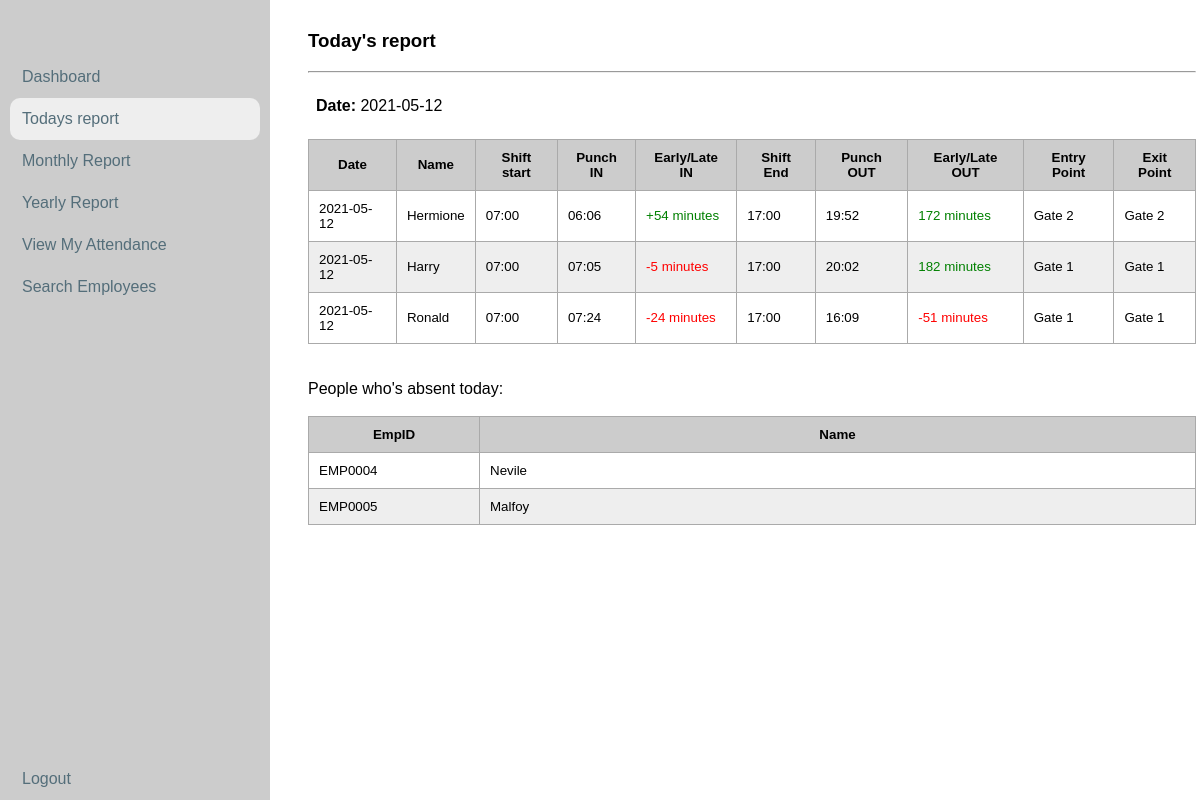
/report-today.php (signed in), run on the app's committed database.
### tables this page shows
CREATE TABLE `attendance_log` (
  `id` int(11) NOT NULL,
  `employee_id` varchar(255) NOT NULL,
  `punch_time` datetime(6) NOT NULL,
  `punch_type` varchar(11) NOT NULL,
  `gate_number` varchar(255) NOT NULL,
  `punch_date` date NOT NULL
);

CREATE TABLE `employees` (
  `id` int(11) NOT NULL,
  `employee_id` varchar(255) NOT NULL,
  `employee_name` varchar(255) NOT NULL,
  `employee_role` varchar(255) NOT NULL,
  `password` varchar(255) NOT NULL,
  `address` text NOT NULL
);

### includes/functions.php (the view, shortened to what this page needs)
<?php
function getAllEmployees($db){
  try {
    $stmt = $db->query('SELECT * FROM employees');
    $employee_ids = array();
    if ($stmt->rowCount() > 0) {
      while ($row = $stmt->fetch()) {
        array_push($employee_ids, $row['employee_id']);
      }
    }
    return $employee_ids;
  } catch(PDOException $e) {
    echo $e->getMessage();
  }
}
function getEmployeeName($db, $employee_id){
  try {
    $stmt = $db->prepare('SELECT * FROM employees WHERE employee_id = :employee_id');
    $stmt->execute(array(
      ':employee_id' => strip_tags($employee_id)
    ));
    $name = $stmt->fetch();
    return $name['employee_name'];
  } catch(PDOException $e) {
    echo $e->getMessage();
  }
}
function getDailyStats($db, $day){
  try {
    $stmt = $db->prepare('SELECT * FROM attendance_log WHERE punch_date = :punch_date AND punch_type = :type');
    $stmt->execute(array(
      ':punch_date' => date('Y-m-d'),
      ':type' => 'IN',
    ));
    $data = '
        <table class="table table-bordered table-sm">
          <thead>
            <tr>
              <th>Date</th>
              <th>Name</th>
              <th>Shift start</th>
              <th>Punch IN</th>
              <th>Early/Late IN</th>
              <th>Shift End</th>
              <th>Punch OUT</th>
              <th>Early/Late OUT</th>
              <th>Entry Point</th>
              <th>Exit Point</th>
            </tr>
          </thead>
          <tbody>
    ';
    while ($row = $stmt->fetch()) {
      $in = date_create(getInPunchTime($db, $row['employee_id'], $row['punch_date']));
      $in = date_format($in, 'H:i');
      if (getOutPunchTime($db, $row['employee_id'], $row['punch_date']) != 'Working') {
        $out = date_create(getOutPunchTime($db, $row['employee_id'], $row['punch_date']));
        $out = date_format($out, 'H:i');
      }else{
        $out = 'Working';
      }
      $shift_start = strtotime('07:00:00');
      $shift_end = strtotime('17:00:00');
      $in_diff = round((strtotime($in) - $shift_start) / 60);
      if ($in_diff < 0) {
        $in_diff = abs($in_diff);
        $in_diff = '<font color="green">+'.$in_diff.' minutes</font>';
      }else{
        $in_diff = -$in_diff;
        $in_diff = '<font color="red">'.$in_diff.' minutes</font>';
      }
      if ($out != 'Working') {
        $out_diff = round((strtotime($out) - $shift_end) / 60);
        if ($out_diff < 0) {
          $out_diff = '<font color="red">'.$out_diff.' minutes</font>';
        }else{
          $out_diff = '<font color="green">'.$out_diff.' minutes</font>';
        }
      }else{
        $out_diff = 'Working';
      }
      $data .= '
      <tr>
        <td>'.$row['punch_date'].'</td>
        <td>'.getEmployeeName($db, $row['employee_id']).'</td>
        <td>07:00</td>
        <td>'.$in.'</td>
        <td>'.$in_diff.'</td>
        <td>17:00</td>
        <td>'.$out.'</td>
        <td>'.$out_diff.'</td>
        <td>Gate '.$row['gate_number'].'</td>
        <td>Gate '.$row['gate_number'].'</td>
      </tr>
    ';
    }
    $data .= '</tbody></table><br><br>';
    $data .= getAbsent($db);
    return $data;
  } catch(PDOException $e) {
    echo $e->getMessage();
  }
}
function getAbsent($db){
  try {
    $stmt = $db->prepare('SELECT * FROM attendance_log WHERE punch_date = :punch_date AND punch_type = :type');
    $stmt->execute(array(
      ':punch_date' => date('Y-m-d'),
      ':type' => 'IN',
    ));
    $present = array();
    $all_employees = getAllEmployees($db);
    while ($row = $stmt->fetch()) {
      array_push($present, $row['employee_id']);
    }
    $absent = array_diff($all_employees, $present);
    $data = 'People who\'s absent today:<br/><br/><table><thead><tr><th style="width:150px">EmpID</th><th>Name</th></tr></thead><tbody>';
    foreach ($absent as $employee) {
      $data .= '<tr>
      <td>'.$employee.'</td>
      <td>'.getEmployeeName($db, $employee).'</td>
      </tr>';
    }
    $data .= '</tbody></table>';
    return $data;
  } catch(PDOException $e) {
    echo $e->getMessage();
  }
}
function getInPunchTime($db, $employee_id, $date) {
  try {
      $stmt = $db->prepare('SELECT * FROM attendance_log WHERE employee_id = :employee_id AND punch_date = :punch_date AND punch_type = :type');
      $stmt->execute(array(
        ':employee_id' => $employee_id,
        ':punch_date' => $date,
        ':type' => 'IN'
      ));
      if ($stmt->rowCount() > 0) {
      	$row = $stmt->fetch();
      	return $row['punch_time'];
      }
  } catch(PDOException $e) {
      echo $e->getMessage();
  }
}
function getOutPunchTime($db, $employee_id, $date) {
  try {
      $stmt = $db->prepare('SELECT * FROM attendance_log WHERE employee_id = :employee_id AND punch_date = :punch_date AND punch_type = :type');
      $stmt->execute(array(
        ':employee_id' => $employee_id,
        ':punch_date' => $date,
        ':type' => 'OUT'
      ));
      if ($stmt->rowCount() > 0) {
      	$row = $stmt->fetch();
      	return $row['punch_time'];
      }else{
        return 'Working';
      }
  } catch(PDOException $e) {
      echo $e->getMessage();
  }
}
?>

### styles/index.css (style rules this page uses)
html, body { font-family: sans-serif; }
table { width: 100%; border-collapse: collapse; }
tr { border: 1px solid #aaa; padding:4px; }
tr:nth-child(even) { background: #eee; }
th { background: #ccc; }
td, th { border: 1px solid #aaa; padding: 10px; font-size: 10pt; }

### data on the page
attendance_log: punch_date "2021-05-12", employee.employee_name "Hermione", in "06:06", in_diff "54", out "19:52", out_diff "172", gate_number "2"
attendance_log: punch_date "2021-05-12", employee.employee_name "Harry", in "07:05", in_diff "-5", out "20:02", out_diff "182", gate_number "1"
attendance_log: punch_date "2021-05-12", employee.employee_name "Ronald", in "07:24", in_diff "-24", out "16:09", out_diff "-51", gate_number "1"
employees: employee "EMP0004", employee_name "Nevile"
employees: employee "EMP0005", employee_name "Malfoy"
